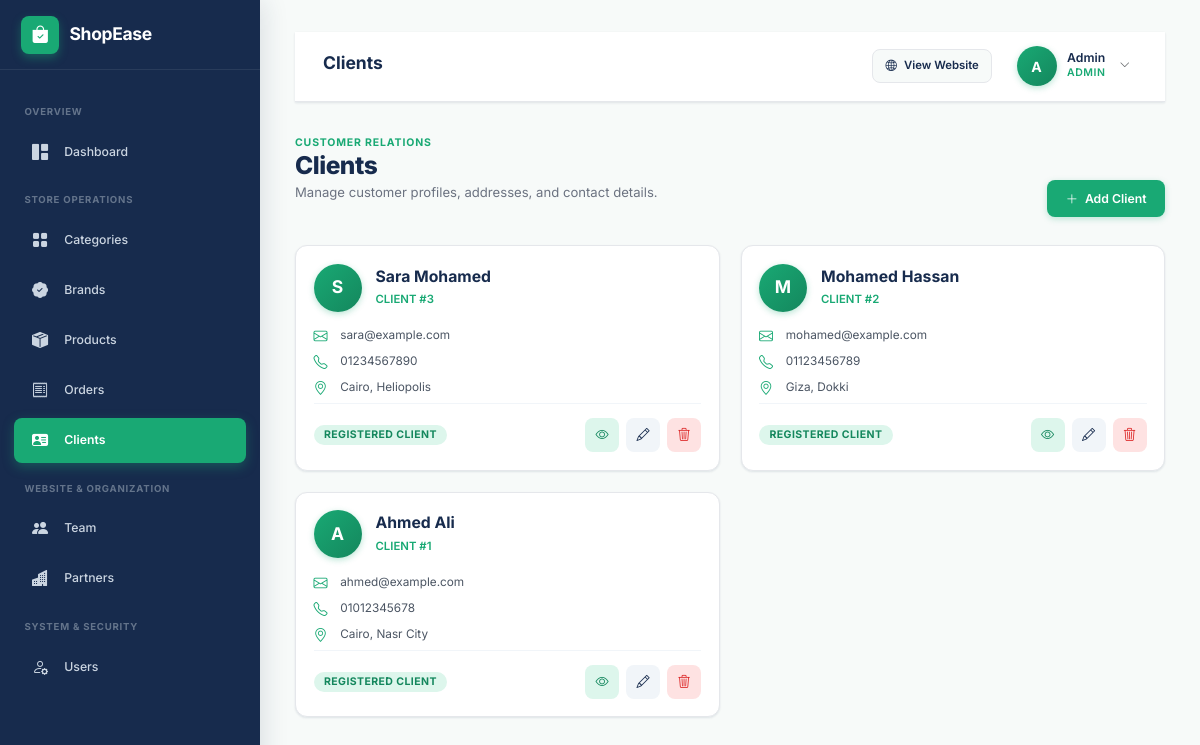
/admin/pages/clients/index.php (signed in), run on the app's committed database.
### tables this page shows
CREATE TABLE clients (
    id INT UNSIGNED AUTO_INCREMENT PRIMARY KEY,
    user_id INT UNSIGNED NOT NULL UNIQUE,
    phone VARCHAR(20) NOT NULL,
    address VARCHAR(255) NOT NULL,
    city VARCHAR(100) NOT NULL,
    created_at TIMESTAMP DEFAULT CURRENT_TIMESTAMP,

    CONSTRAINT fk_clients_user
        FOREIGN KEY (user_id)
        REFERENCES users(id)
        ON DELETE CASCADE
        ON UPDATE CASCADE
);

CREATE TABLE users (
    id INT UNSIGNED AUTO_INCREMENT PRIMARY KEY,
    name VARCHAR(100) NOT NULL,
    email VARCHAR(150) NOT NULL UNIQUE,
    password VARCHAR(255) NOT NULL,
    role ENUM('Admin', 'Client', 'Staff') NOT NULL DEFAULT 'Client',
    created_at TIMESTAMP DEFAULT CURRENT_TIMESTAMP
);

### admin/pages/clients/index.php (the view, shortened to what this page needs)
<?php
include '../../includes/header.php';
include '../../../config/database.php';
$query = 'SELECT
            clients.id,
            users.name,
            users.email,
            clients.phone,
            clients.city,
            clients.address,
            clients.created_at
          FROM clients
          JOIN users ON clients.user_id = users.id
          ORDER BY clients.id DESC;';
$result = mysqli_query($conn, $query);
$clientsList = [];
if ($result) {
    while ($row = mysqli_fetch_assoc($result)) {
        $clientsList[] = $row;
    }
}
?>
<div class="admin-layout">
    <?php include '../../includes/sidebar.php'; ?>
    <main class="admin-content">
        <?php include '../../includes/navbar.php'; ?>
        <div class="page-header">
            <div>
                <span class="page-eyebrow">CUSTOMER RELATIONS</span>
                <h1>Clients</h1>
                <p>Manage customer profiles, addresses, and contact details.</p>
            </div>
            <div class="page-actions">
                <a href="create.php" class="btn btn-primary">
                    <i class="bi bi-plus-lg"></i>
                    <span>Add Client</span>
                </a>
            </div>
        </div>
        <?php if (!empty($clientsList)) { ?>
            <div class="entity-card-grid">
                <?php foreach ($clientsList as $client) { ?>
                    <article class="entity-card">
                        <div class="entity-card-body">
                            <div class="d-flex align-items-center gap-3 mb-3">
                                <div class="admin-avatar" style="width: 48px; height: 48px; font-size: 1.25rem;">
                                    <?= strtoupper(substr($client['name'], 0, 1)) ?>
                                </div>
                                <div>
                                    <h2 class="entity-title m-0"><?= htmlspecialchars($client['name']); ?></h2>
                                    <span class="entity-subtitle m-0">CLIENT #<?= $client['id']; ?></span>
                                </div>
                            </div>
                            <div class="info-row">
                                <i class="bi bi-envelope"></i>
                                <span class="text-truncate"><?= htmlspecialchars($client['email']); ?></span>
                            </div>
                            <div class="info-row">
                                <i class="bi bi-telephone"></i>
                                <span><?= htmlspecialchars($client['phone'] ?? 'N/A'); ?></span>
                            </div>
                            <div class="info-row">
                                <i class="bi bi-geo-alt"></i>
                                <span><?= htmlspecialchars(($client['city'] ?? '') . ($client['address'] ? ', ' . $client['address'] : '')); ?></span>
                            </div>
                            <div class="entity-card-footer">
                                <span class="badge badge-mint">Registered Client</span>
                                <div class="icon-action-group">
                                    <a href="show.php?id=<?= $client['id']; ?>" class="icon-action action-view" aria-label="View client" title="View Client Details">
                                        <i class="bi bi-eye"></i>
                                    </a>
                                    <a href="edit.php?id=<?= $client['id']; ?>" class="icon-action action-edit" aria-label="Edit client" title="Edit Client">
                                        <i class="bi bi-pencil"></i>
                                    </a>
                                    <a href="delete.php?id=<?= $client['id']; ?>" class="icon-action action-delete" aria-label="Delete client" title="Delete Client">
                                        <i class="bi bi-trash3"></i>
                                    </a>
                                </div>
                            </div>
                        </div>
                    </article>
                <?php } ?>
            </div>
        <?php } ?>
    </main>
</div>
<?php include '../../includes/footer.php'; ?>

### data on the page
clients: user.name "S", user.name "Sara Mohamed", id "3", user.email "sara@example.com", phone "01234567890", city+address "Cairo, Heliopolis"
clients: user.name "M", user.name "Mohamed Hassan", id "2", user.email "mohamed@example.com", phone "01123456789", city+address "Giza, Dokki"
clients: user.name "A", user.name "Ahmed Ali", id "1", user.email "ahmed@example.com", phone "01012345678", city+address "Cairo, Nasr City"

### other printed values
$pageHeading "Clients"
substr($_SESSION['admin_name'] ?? 'A', 0, 1) "A"
$_SESSION['admin_name'] "Admin"
$_SESSION['admin_role'] "ADMIN"
